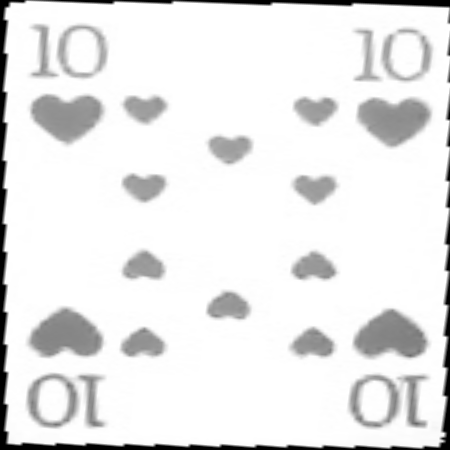
#> input picture Evaluation/trainingsset/10 herz.png, 450 x 450 px
$ python preprocess.py   (older library calls are emulated)
#> lines starting #> are read from the running program, lines starting #| are printed output that depends on the picture; after the words box and inside, x2 and y2 are one past the last pixel; in counts of white or black regions, pixels touching at a corner belong together
import cv2
import numpy as np
import tkSimpleDialog
import os

TRAINSET = "trainingsset/"

cap = cv2.VideoCapture(0)


def loadCards(path):
#> called with path = 'trainingsset/'
	cardPaths = os.listdir(path)
	trainset = {}
	#cv2.imshow("Erste Karte", cv2.imread(os.path.join(TRAINSET, cardPaths[0])))
	for card in cardPaths:
		cardImage = preprocess(cv2.imread(os.path.join(TRAINSET, card), flags=cv2.CV_LOAD_IMAGE_GRAYSCALE))
#> in preprocess, `blur = cv2.GaussianBlur(img,(5,5),2 )`:
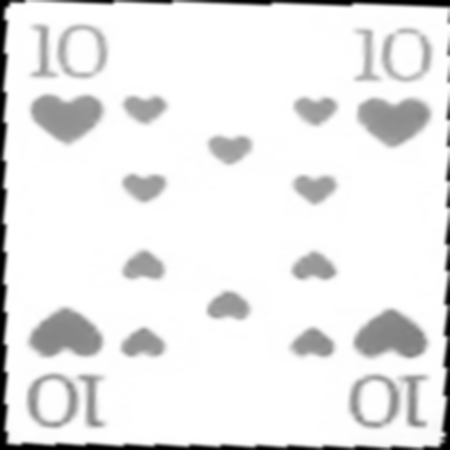
#> blur: shape (450, 450); min 0, max 255, mean 232.8
#> in preprocess, img is the input picture: shape (450, 450); min 0, max 255, mean 232.7
		trainset[card] = cardImage
#> pass 2 of the loop in loadCards, `for card in cardPaths:`:
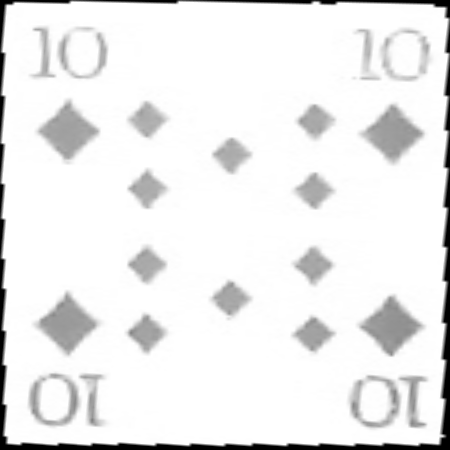
#> input picture Evaluation/trainingsset/10 karo.png, 450 x 450 px
#> in preprocess (call 2), `blur = cv2.GaussianBlur(img,(5,5),2 )`:
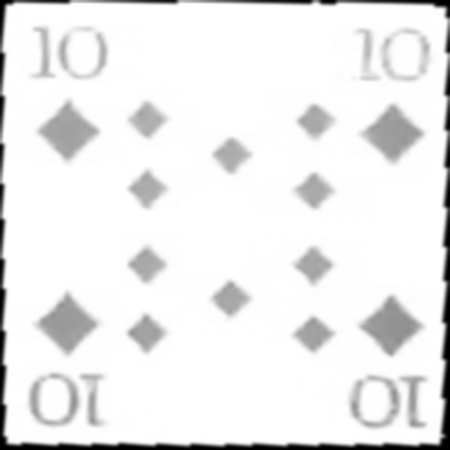
#> blur: shape (450, 450); min 0, max 255, mean 236.2
#> in preprocess, img is the input picture: shape (450, 450); min 0, max 255, mean 236.1
#> pass 3 of the loop in loadCards, `for card in cardPaths:`:
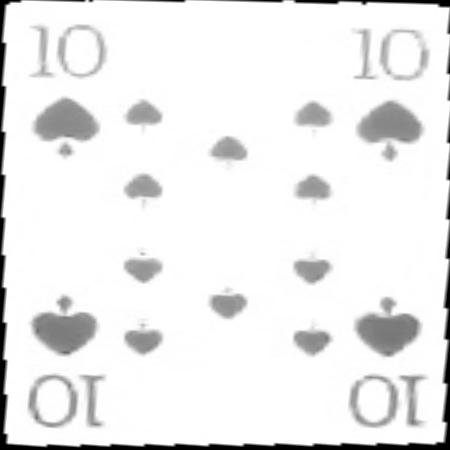
#> input picture Evaluation/trainingsset/10 pik.png, 450 x 450 px
#> in preprocess (call 3), `blur = cv2.GaussianBlur(img,(5,5),2 )`:
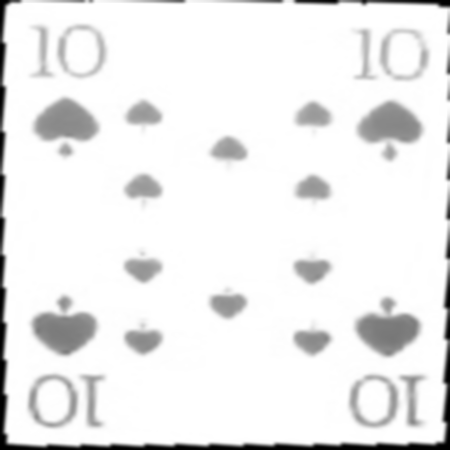
#> blur: shape (450, 450); min 0, max 255, mean 236.6
#> in preprocess, img is the input picture: shape (450, 450); min 0, max 255, mean 236.5
#> the loop made 4 passes; the first 3 are shown
	return trainset

def rectify(h):
	try:
		h = h.reshape((4,2))
	except:
		#print "Failed to rectify card"
		return False
	hnew = np.zeros((4,2),dtype = np.float32)

	add = h.sum(1)
	hnew[0] = h[np.argmin(add)]
	hnew[2] = h[np.argmax(add)]
	diff = np.diff(h,axis = 1)
	hnew[1] = h[np.argmin(diff)]
	hnew[3] = h[np.argmax(diff)]
	return hnew

def getContours(im, numcards=4):
	laplacian = cv2.Laplacian(im,cv2.CV_8U)
	# [4 lines of commented-out code are left out]
	contours, hierarchy = cv2.findContours(laplacian,cv2.RETR_TREE,cv2.CHAIN_APPROX_SIMPLE)
	contours = sorted(contours, key=cv2.contourArea,reverse=True)[:numcards]
	return contours

def getCards(contours, im):
	for card in contours:
		peri = cv2.arcLength(card,True)
		poly = cv2.approxPolyDP(card,0.02*peri,True)
		approx = rectify(poly)
		if type(approx)!=bool:
			h = np.array([ [0,0],[449,0],[449,449],[0,449] ],np.float32)
			transform = cv2.getPerspectiveTransform(approx,h)
			warp = cv2.warpPerspective(im,transform,(450,450))
			yield warp

def saveCard(img):
	cardName = raw_input("Enter Card Name: \n\t")
	cv2.imwrite(cardName + '.png', img);

def preprocess(img):
	blur = cv2.GaussianBlur(img,(5,5),2 )
	#thresh, o = cv2.threshold(blur,0,255,cv2.THRESH_BINARY_INV+cv2.THRESH_OTSU)#.adaptiveThreshold(blur,255,1,1,5,1)
	return blur

def imgdiff(img1,img2):
	img1 = cv2.GaussianBlur(img1,(5,5),5)
	img2 = cv2.GaussianBlur(img2,(5,5),5)
	diff = cv2.absdiff(img1,img2)
	diff = cv2.GaussianBlur(diff,(5,5),5)
	#flag, diff = cv2.threshold(diff, 200, 255, cv2.THRESH_BINARY)
	return np.sum(diff)

def find_closest_card(trainingSet,img):
	features = preprocess(img)
	return sorted(trainingSet.values(), key=lambda x:imgdiff(x,img))[0]

trainSet = loadCards(TRAINSET)
#> trainSet = 4 items


while(True):
    # Capture frame-by-frame
    ret, frame = cap.read()
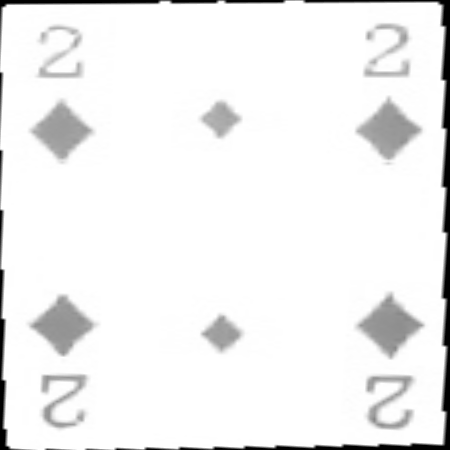
#> input picture Evaluation/trainingsset/2 karo.png, 450 x 450 px, given in place of the camera
#> frame is the input picture: shape (450, 450, 3); min 0, max 255, mean 240.9
    gray = cv2.cvtColor(frame, cv2.COLOR_BGR2GRAY)
    contours = getContours(gray)
#> in getContours, `laplacian = cv2.Laplacian(im,cv2.CV_8U)`:
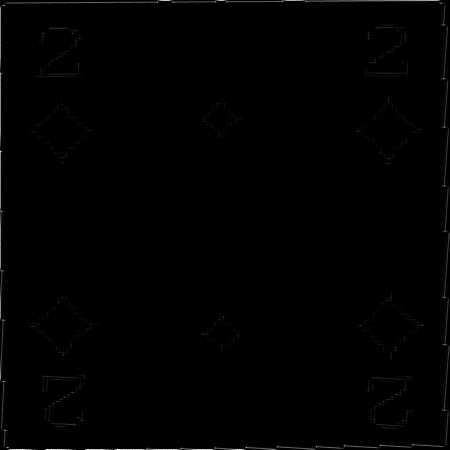
#> laplacian: shape (450, 450); min 0, max 255, mean 1.4
#> in getContours, `contours, hierarchy = cv2.findContours(laplacian,cv2.RETR_TREE,cv2.CHA..`: contours = 2528 contours, 2336 with area under 20; largest, box (x1, y1, x2, y2) and area: (0, 0, 450, 450) 1842, (25, 294, 94, 357) 1810, (346, 280, 439, 360) 1791, (354, 95, 423, 160) 1780, (28, 98, 97, 160) 1690
#> in getContours, `contours = sorted(contours, key=cv2.contourArea,reverse=True)[:numcards]`: contours = 4 contours; box (x1, y1, x2, y2) and area: (0, 0, 450, 450) 1842, (25, 294, 94, 357) 1810, (346, 280, 439, 360) 1791, (354, 95, 423, 160) 1780
    cv2.drawContours(gray, contours, -1, (0,255,0), 3)
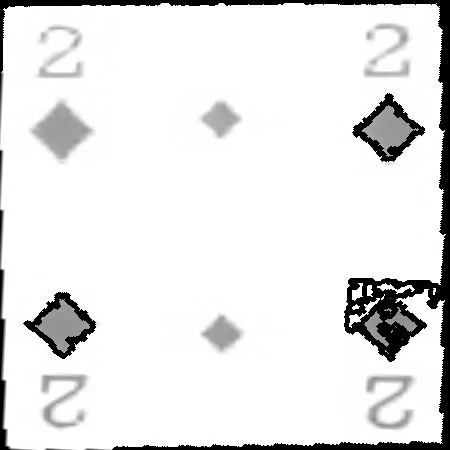
#> gray: shape (450, 450); min 0, max 255, mean 230.7
    cv2.imshow("image", gray)

    for card in getCards(contours, gray):
    	detectedCard = find_closest_card(trainSet, card);
    	if(detectedCard != None):
	    	cv2.imshow("video", card)
    		cv2.imshow("detected", detectedCard)
#> this loop made 0 passes

    if cv2.waitKey(1) & 0xFF == ord('s'):
#> (key q is pressed here)
        saveCard(card)

    if cv2.waitKey(1) & 0xFF == ord('q'):
#> (key q is pressed here)
        break
